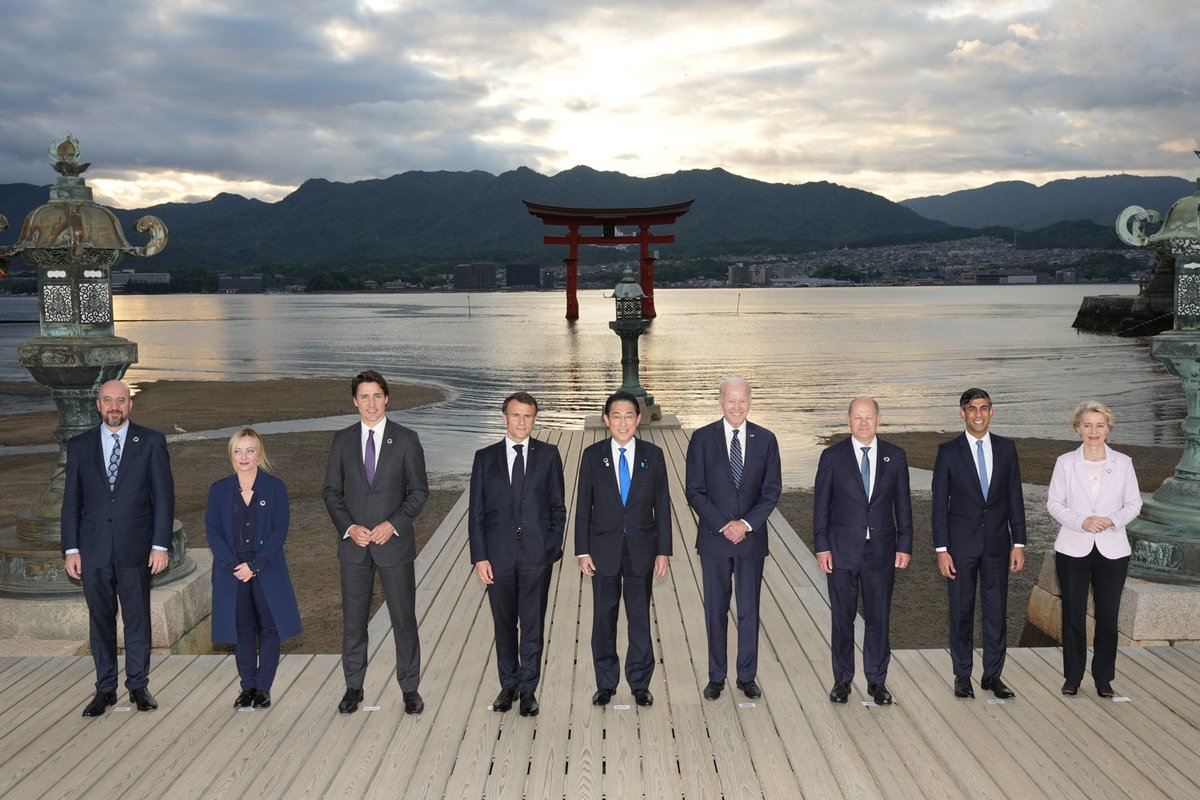
#> input picture python授業/FwgD_vIaAAAR60d.jpeg, 1200 x 800 px
$ python 'vtn2 python.py'
#> lines starting #> are read from the running program, lines starting #| are printed output that depends on the picture; after the words box and inside, x2 and y2 are one past the last pixel; in counts of white or black regions, pixels touching at a corner belong together

# [30 lines of commented-out code are left out]
import cv2

# 画像ファイルのパス
image_path = 'FwgD_vIaAAAR60d.jpeg'
# OpenCVで画像を読み込む
image = cv2.imread(image_path)
#> image is the input picture: shape (800, 1200, 3); mean B, G, R 123.1, 126.1, 128.1

# OpenCVの顔検出用の事前学習済み分類器のパス
cascade_path = cv2.data.haarcascades + 'haarcascade_frontalface_default.xml'

# 事前学習済みの顔検出器を読み込む
face_cascade = cv2.CascadeClassifier(cascade_path)

# 画像をグレースケールに変換する（顔検出はグレースケール画像で行う）
gray_image = cv2.cvtColor(image, cv2.COLOR_BGR2GRAY)
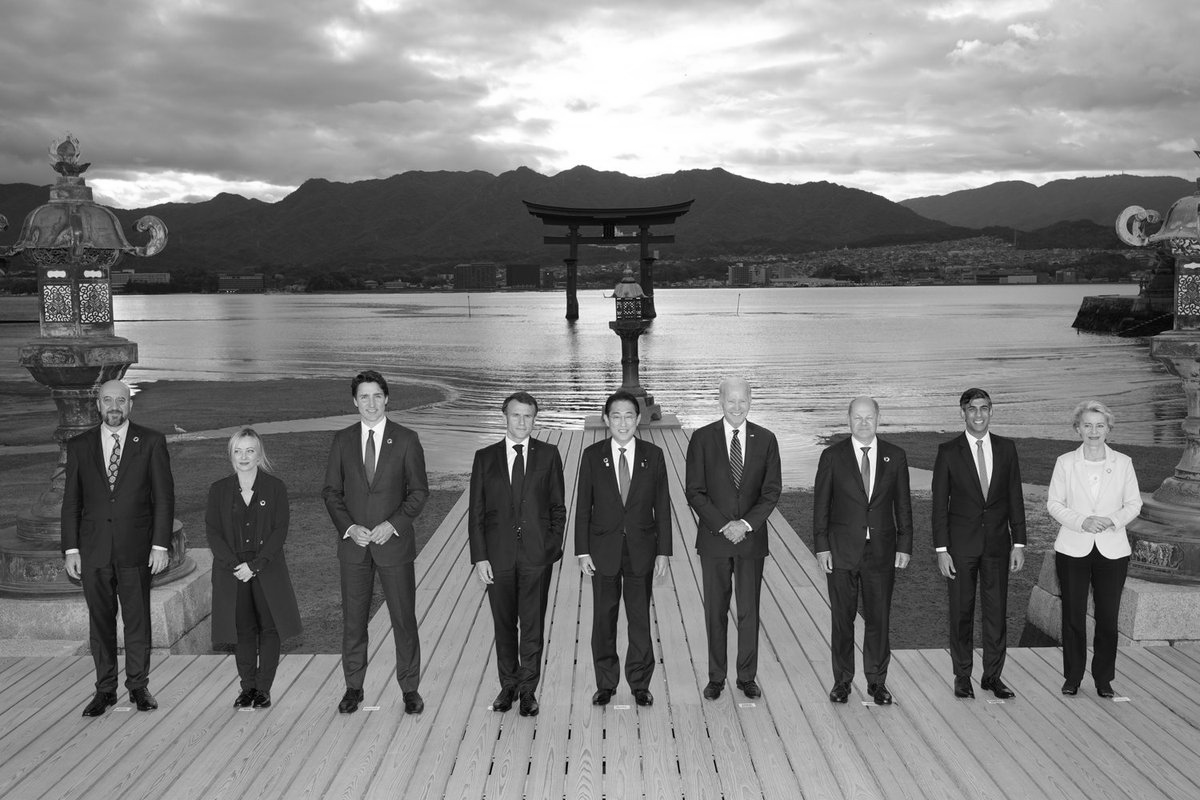
#> gray_image: shape (800, 1200); min 0, max 255, mean 126.4

# 顔を検出する
faces = face_cascade.detectMultiScale(gray_image, scaleFactor=1.1, minNeighbors=5, minSize=(30, 30))
#> faces = [[352, 382, 38, 38], [95, 385, 39, 39], [958, 393, 41, 41], [505, 403, 35, 35], [604, 401, 39, 39], [848, 404, 34, 34], [1076, 412, 36, 36], [226, 436, 39, 39]]

# 顔を囲む資格を描画する
for (x, y, w, h) in faces:
    cv2.rectangle(image, (x, y), (x+w, y+h), (255, 0, 0), 2)
#> this loop made 8 passes
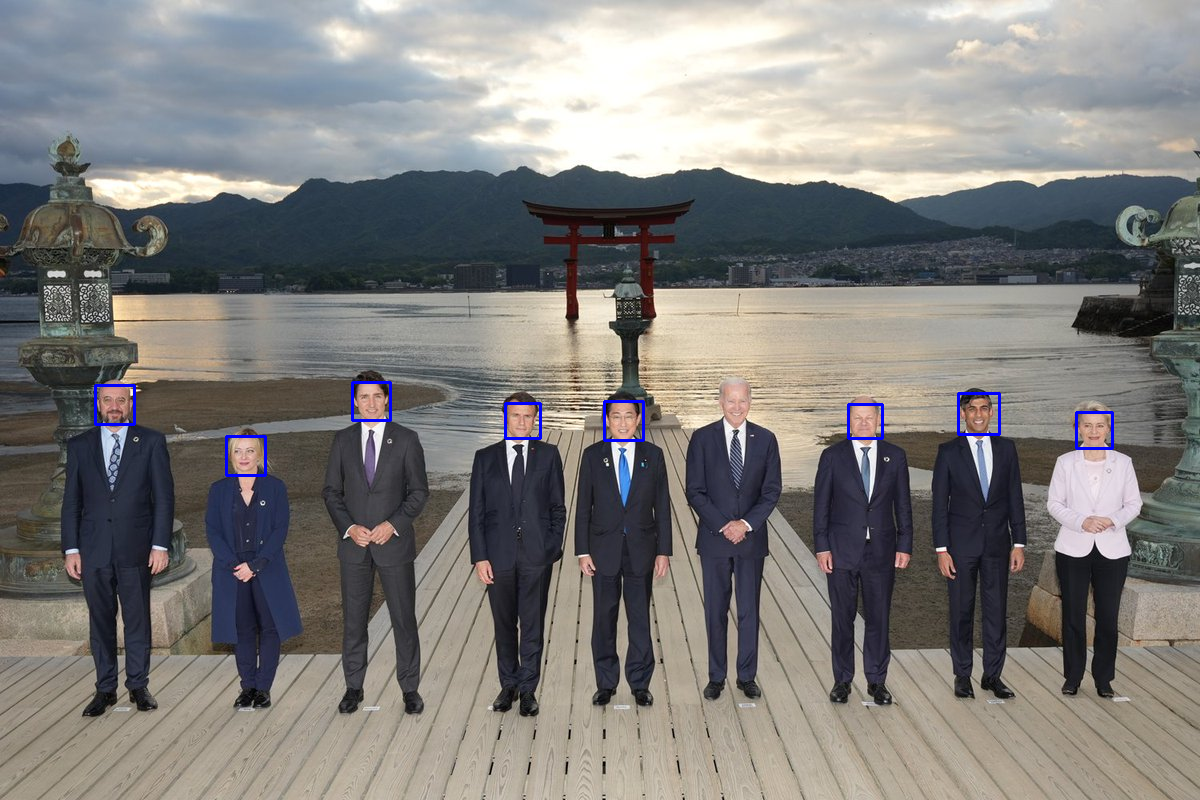
#> image: shape (800, 1200, 3); 0.37% of pixels changed, all inside (x1, y1, x2, y2) = (94, 381, 1114, 477)

# 結果を表示する
cv2.imshow('Face Detection', image)
cv2.waitKey(0)
cv2.destroyAllWindows()
